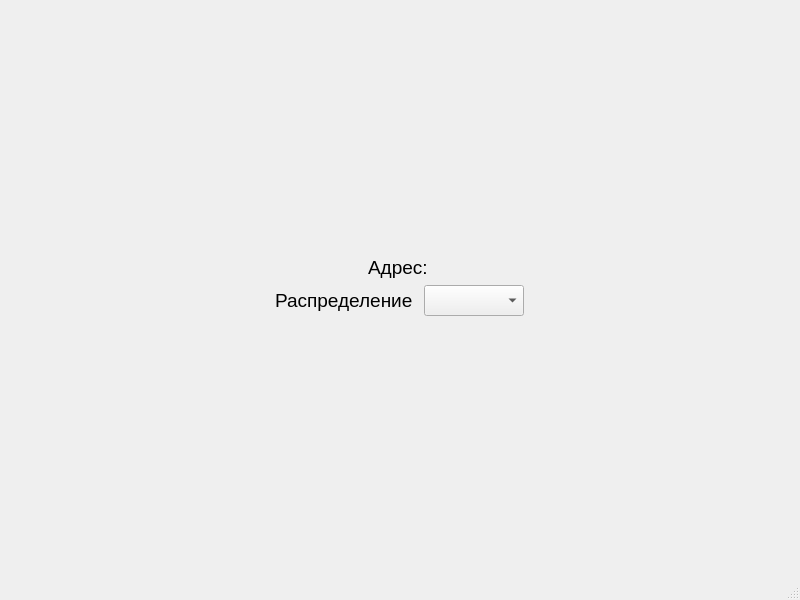
<?xml version="1.0" encoding="UTF-8"?>
<ui version="4.0">
 <class>MainWindow</class>
 <widget class="QMainWindow" name="MainWindow">
  <property name="geometry">
   <rect>
    <x>0</x>
    <y>0</y>
    <width>800</width>
    <height>600</height>
   </rect>
  </property>
  <property name="font">
   <font>
    <pointsize>14</pointsize>
   </font>
  </property>
  <property name="windowTitle">
   <string>MainWindow</string>
  </property>
  <widget class="QWidget" name="centralwidget">
   <layout class="QGridLayout" name="gridLayout">
    <item row="2" column="1">
     <spacer name="verticalSpacer">
      <property name="orientation">
       <enum>Qt::Vertical</enum>
      </property>
      <property name="sizeHint" stdset="0">
       <size>
        <width>20</width>
        <height>40</height>
       </size>
      </property>
     </spacer>
    </item>
    <item row="1" column="0">
     <spacer name="horizontalSpacer">
      <property name="orientation">
       <enum>Qt::Horizontal</enum>
      </property>
      <property name="sizeHint" stdset="0">
       <size>
        <width>40</width>
        <height>20</height>
       </size>
      </property>
     </spacer>
    </item>
    <item row="1" column="1">
     <layout class="QVBoxLayout" name="verticalLayout">
      <item>
       <layout class="QHBoxLayout" name="horizontalLayout_3">
        <item>
         <spacer name="horizontalSpacer_3">
          <property name="orientation">
           <enum>Qt::Horizontal</enum>
          </property>
          <property name="sizeHint" stdset="0">
           <size>
            <width>40</width>
            <height>20</height>
           </size>
          </property>
         </spacer>
        </item>
        <item>
         <widget class="QLabel" name="addressLbl">
          <property name="sizePolicy">
           <sizepolicy hsizetype="Fixed" vsizetype="Fixed">
            <horstretch>0</horstretch>
            <verstretch>0</verstretch>
           </sizepolicy>
          </property>
          <property name="text">
           <string>Адрес: </string>
          </property>
         </widget>
        </item>
        <item>
         <spacer name="horizontalSpacer_4">
          <property name="orientation">
           <enum>Qt::Horizontal</enum>
          </property>
          <property name="sizeHint" stdset="0">
           <size>
            <width>40</width>
            <height>20</height>
           </size>
          </property>
         </spacer>
        </item>
       </layout>
      </item>
      <item>
       <layout class="QHBoxLayout" name="horizontalLayout_2">
        <item>
         <widget class="QLabel" name="label">
          <property name="sizePolicy">
           <sizepolicy hsizetype="Fixed" vsizetype="Fixed">
            <horstretch>0</horstretch>
            <verstretch>0</verstretch>
           </sizepolicy>
          </property>
          <property name="text">
           <string>Распределение</string>
          </property>
         </widget>
        </item>
        <item>
         <widget class="QComboBox" name="distributionBox">
          <property name="sizePolicy">
           <sizepolicy hsizetype="Fixed" vsizetype="Fixed">
            <horstretch>0</horstretch>
            <verstretch>0</verstretch>
           </sizepolicy>
          </property>
         </widget>
        </item>
       </layout>
      </item>
     </layout>
    </item>
    <item row="1" column="2">
     <spacer name="horizontalSpacer_2">
      <property name="orientation">
       <enum>Qt::Horizontal</enum>
      </property>
      <property name="sizeHint" stdset="0">
       <size>
        <width>40</width>
        <height>20</height>
       </size>
      </property>
     </spacer>
    </item>
    <item row="0" column="1">
     <spacer name="verticalSpacer_2">
      <property name="orientation">
       <enum>Qt::Vertical</enum>
      </property>
      <property name="sizeHint" stdset="0">
       <size>
        <width>20</width>
        <height>40</height>
       </size>
      </property>
     </spacer>
    </item>
   </layout>
  </widget>
  <widget class="QMenuBar" name="menubar">
   <property name="geometry">
    <rect>
     <x>0</x>
     <y>0</y>
     <width>800</width>
     <height>26</height>
    </rect>
   </property>
  </widget>
  <widget class="QStatusBar" name="statusbar"/>
 </widget>
 <resources/>
 <connections/>
</ui>
